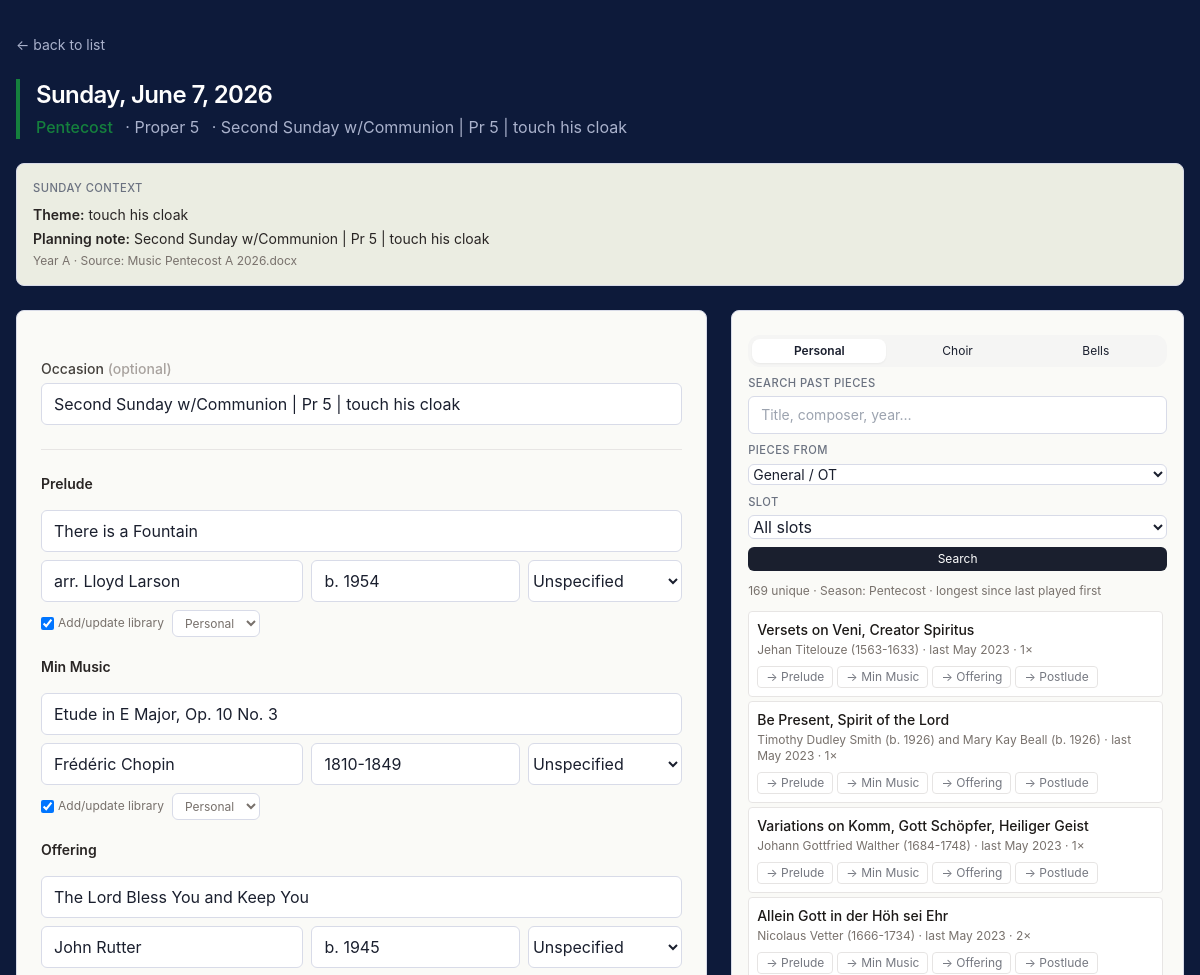
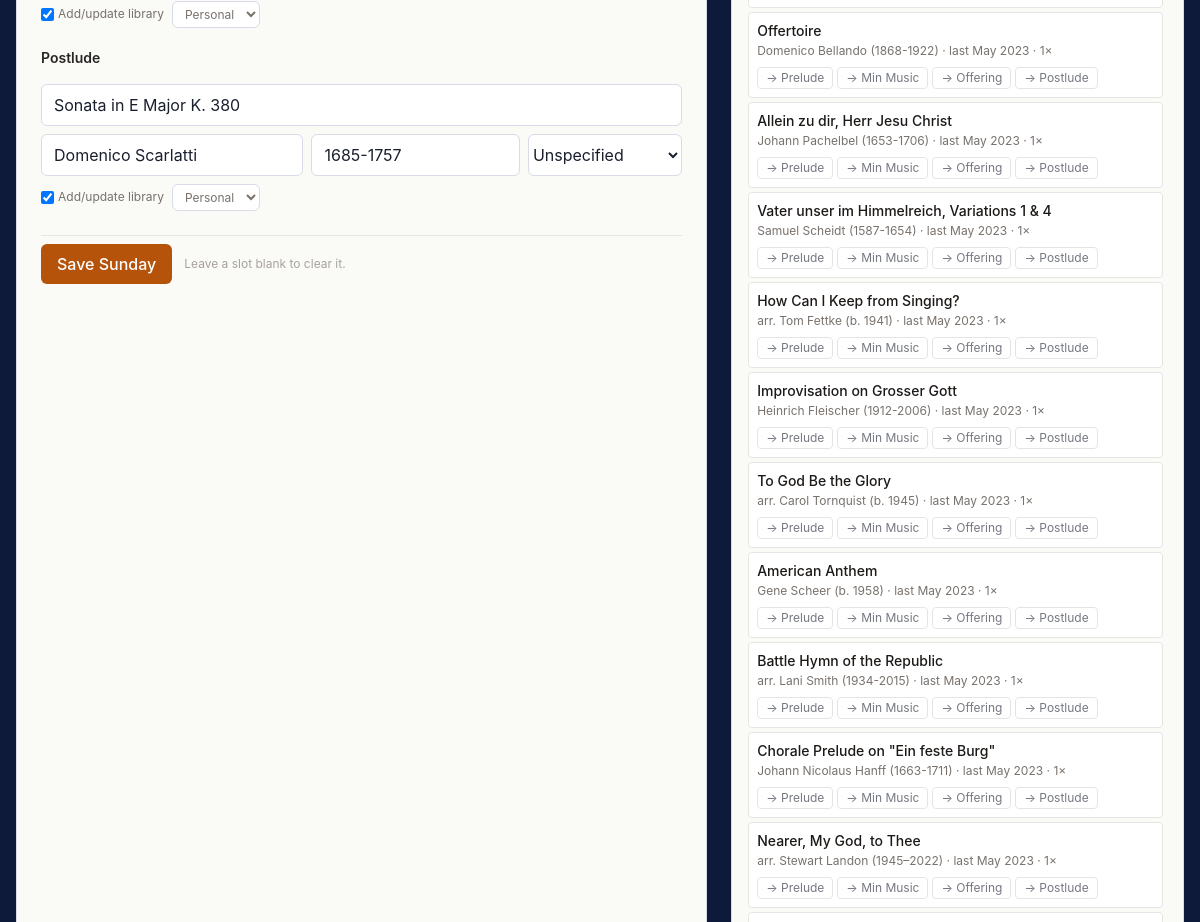
The app's page /plan/2026-06-07 with its own data (2 pictures, top to bottom).
### tables this page shows
CREATE TABLE pieces (
            id INTEGER PRIMARY KEY AUTOINCREMENT,
            season TEXT, lectionary_year TEXT, calendar_year INTEGER,
            date TEXT, occasion TEXT, slot TEXT, performer TEXT,
            chosen_by TEXT, title TEXT, composer TEXT, composer_dates TEXT,
            hymn_no TEXT, flag TEXT, source_file TEXT,
            status TEXT DEFAULT 'played'
        , library_only INTEGER DEFAULT 0, source_type TEXT, source_id INTEGER);

### music_picker/routes.py (the view, shortened to what this page needs)
@bp.route('/plan/<iso>', methods=['GET', 'POST'])
def plan(iso):
    try:
        y, m, d = [int(x) for x in iso.split('-')]
        the_date = date_class(y, m, d)
    except (ValueError, TypeError):
        abort(404)
    date_str, year = iso_to_db_parts(iso)
    form_season = season_for_date(the_date)
    rows = get_db().execute("SELECT * FROM pieces WHERE calendar_year=? AND date=?", (year, date_str)).fetchall()
    slot_data = {s: {'title': '', 'composer': '', 'composer_dates': '', 'performer': 'Unspecified', 'source_type': '', 'source_id': ''} for s in SLOTS}
    hymns = []
    occasion = ''
    for r in rows:
        if is_library(r):
            continue
        if r['slot'] == 'Hymn':
            hymns.append({'title': r['title'], 'hymn_no': r['hymn_no']})
        elif r['slot'] in SLOTS and r['chosen_by'] == 'Michael':
            slot_data[r['slot']] = {'title': r['title'], 'composer': r['composer'],
                                    'composer_dates': r['composer_dates'], 'performer': r['performer'] or 'Unspecified',
                                    'source_type': r['source_type'] if 'source_type' in r.keys() else '',
                                    'source_id': r['source_id'] if 'source_id' in r.keys() else ''}
        if r['occasion'] and not occasion:
            occasion = r['occasion']
    filter_season_raw = request.args.get('filter_season')
    if filter_season_raw is None:
        filter_season = form_season
    elif filter_season_raw == '__all__':
        filter_season = ''
    else:
        filter_season = filter_season_raw
    filter_slot = request.args.get('filter_slot', '')
    filter_occasion = request.args.get('filter_occasion', '')
    filter_voicing = request.args.get('filter_voicing', '')
    filter_difficulty = request.args.get('filter_difficulty', '')
    sidebar_library = request.args.get('library', 'personal')
    if sidebar_library not in ('personal', 'choir', 'bells'):
        sidebar_library = 'personal'
    search_q = request.args.get('q', '').strip()
    show_all = request.args.get('all_past') == '1'
    limit = None if show_all else 25
    past_pieces, past_total = get_past_pieces_for_season(
        filter_season if filter_season else None,
        search_q=search_q,
        limit=limit,
        slot=filter_slot,
    )
    choir_rows = []
    bell_rows = []
    choir_total = 0
    bell_total = 0
    past_truncated = (not show_all) and past_total > 25
    occasion_options = [r[0] for r in get_db().execute("""
        SELECT DISTINCT occasion_filter
        FROM choir_library
        WHERE active=1
          AND occasion_filter IS NOT NULL
          AND occasion_filter != ''
        ORDER BY occasion_filter COLLATE NOCASE
    """).fetchall()]
    choir_voicing_options = [r[0] for r in get_db().execute("""
        SELECT DISTINCT voicing
        FROM choir_library
        WHERE active=1
          AND voicing IS NOT NULL
          AND voicing != ''
        ORDER BY voicing COLLATE NOCASE
    """).fetchall()]
    choir_difficulty_options = [r[0] for r in get_db().execute("""
        SELECT DISTINCT difficulty
        FROM choir_library
        WHERE active=1
          AND difficulty IS NOT NULL
          AND difficulty != ''
          AND difficulty != 'Unknown'
        ORDER BY difficulty COLLATE NOCASE
    """).fetchall()]
    liturgical = liturgical_name(the_date)
    sunday_theme = get_theme_for_date(the_date, liturgical_name=liturgical, season=form_season)
    return render_template('plan.html', iso=iso, display_date=the_date.strftime('%A, %B %-d, %Y'),
        slot_data=slot_data, slot_names=SLOTS, hymns=hymns, occasion=occasion, form_season=form_season,
        seasons=SEASONS, performers=PERFORMERS, filter_season=filter_season,
        filter_slot=filter_slot, filter_occasion=filter_occasion, filter_voicing=filter_voicing, filter_difficulty=filter_difficulty, sidebar_library=sidebar_library, search_q=search_q,
        past_pieces=past_pieces, past_total=past_total, past_truncated=past_truncated,
        choir_rows=choir_rows, choir_total=choir_total, occasion_options=occasion_options, choir_voicing_options=choir_voicing_options, choir_difficulty_options=choir_difficulty_options,
        bell_rows=bell_rows, bell_total=bell_total,
        season_palette=season_palette, liturgical=liturgical, sunday_theme=sunday_theme)

### music_picker/templates/plan.html (shortened to what this page needs)
<!doctype html>
<html lang="en">
<head>
  <script src="https://cdn.tailwindcss.com"></script>
</head>
<body>
<div class="max-w-7xl mx-auto px-4 py-8">
  <a href="/" class="text-on-dark-muted hover:text-on-dark text-sm mb-6 inline-block">← back to list</a>
  {% set p = season_palette(form_season) %}
  <header class="mb-6 pl-4" style="border-left: 4px solid {{ p.accent }};">
    <h1 class="text-2xl font-semibold tracking-tight text-on-dark">{{ display_date }}</h1>
    <p class="mt-1">
      <span class="font-medium" style="color: {{ p.accent }};">{{ p.label }}</span>
      {% if liturgical %}<span class="ml-2 text-on-dark-muted">· {{ liturgical }}</span>{% endif %}
      {% if occasion %}<span class="ml-2 text-on-dark-muted">· {{ occasion }}</span>{% endif %}
    </p>
  </header>
  {% if sunday_theme %}
  <section class="card mb-6 p-4" style="background: var(--bg-card-subtle);">
    <h2 class="label-tiny mb-2">Sunday context</h2>
    <div class="text-sm text-stone-800 space-y-1">
      {% if sunday_theme.theme %}
      <p><span class="font-semibold">Theme:</span> {{ sunday_theme.theme }}</p>
      {% endif %}
      {% if sunday_theme.planning_note and sunday_theme.planning_note != sunday_theme.theme %}
      <p><span class="font-semibold">Planning note:</span> {{ sunday_theme.planning_note }}</p>
      {% endif %}
      <p class="text-xs text-stone-500">
        {% if sunday_theme.lectionary_year %}Year {{ sunday_theme.lectionary_year }}{% endif %}
        {% if sunday_theme.source %}{% if sunday_theme.lectionary_year %} · {% endif %}Source: {{ sunday_theme.source }}{% endif %}
      </p>
    </div>
  </section>
  {% endif %}
  <div class="grid grid-cols-1 lg:grid-cols-5 gap-6">
    <form method="post" class="card lg:col-span-3 space-y-6 p-6">
      <div>
        <label class="block text-sm font-medium text-stone-700 mb-1">Occasion <span class="text-stone-400">(optional)</span></label>
        <input type="text" name="occasion" value="{{ occasion or '' }}" class="w-full">
      </div>
      <div class="border-t border-stone-200 pt-6 space-y-5">
        {% for slot in slot_names %}
        <div>
          <label class="block text-sm font-semibold text-stone-800 mb-2">{{ slot }}</label>
          <div class="space-y-2">
            <input type="text" id="title_{{ slot }}" name="title_{{ slot }}" value="{{ slot_data[slot].title or '' }}" placeholder="Title" class="w-full">
            <div class="grid grid-cols-12 gap-2">
              <input type="text" id="composer_{{ slot }}" name="composer_{{ slot }}" value="{{ slot_data[slot].composer or '' }}" placeholder="Composer" class="col-span-5">
              <input type="text" id="composer_dates_{{ slot }}" name="composer_dates_{{ slot }}" value="{{ slot_data[slot].composer_dates or '' }}" placeholder="Dates, e.g. 1685-1750" class="col-span-4">
              <select id="performer_{{ slot }}" name="performer_{{ slot }}" class="col-span-3">
                {% for pf in performers %}<option value="{{ pf }}" {% if pf == slot_data[slot].performer %}selected{% endif %}>{{ pf }}</option>{% endfor %}
              </select>
            </div>
            <div class="flex flex-wrap items-center gap-2 text-xs text-stone-500">
              <label class="inline-flex items-center gap-1">
                <input type="checkbox" name="add_to_library_{{ slot }}" value="1" checked>
                <span>Add/update library</span>
              </label>
              <select name="library_target_{{ slot }}" id="library_target_{{ slot }}" class="text-xs py-1 px-2">
                <option value="personal" {% if slot_data[slot].source_type in ['', 'personal'] %}selected{% endif %}>Personal</option>
              </select>
            </div>
          </div>
        </div>
        {% endfor %}
      </div>
      <div class="pt-2 border-t border-stone-200 flex items-center gap-3">
        <button type="submit" class="btn-primary">Save Sunday</button>
        <p class="text-xs text-stone-400">Leave a slot blank to clear it.</p>
      </div>
    </form>
    <aside class="lg:col-span-2">
      <div class="lg:sticky lg:top-4 card p-4">
        <form id="sidebar-form" method="get" class="mb-3 space-y-2">
          <div id="sidebar-library-tabs" class="grid grid-cols-3 gap-1 rounded-xl bg-stone-100 p-1">
            <button type="button" data-library-tab="personal" class="library-tab rounded-lg px-2 py-1 text-xs {% if sidebar_library == 'personal' %}bg-white shadow-sm font-semibold{% endif %}">Personal</button>
            <button type="button" data-library-tab="choir" class="library-tab rounded-lg px-2 py-1 text-xs {% if sidebar_library == 'choir' %}bg-white shadow-sm font-semibold{% endif %}">Choir</button>
            <button type="button" data-library-tab="bells" class="library-tab rounded-lg px-2 py-1 text-xs {% if sidebar_library == 'bells' %}bg-white shadow-sm font-semibold{% endif %}">Bells</button>
          </div>
          <div>
            <label class="label-tiny block mb-1">Search past pieces</label>
            <input type="text" name="q" value="{{ search_q or '' }}" placeholder="Title, composer, year…" class="text-sm w-full">
          </div>
          <div>
            <label class="label-tiny block mb-1">Pieces from</label>
            <select name="filter_season" class="text-sm w-full">
              {% for s in seasons %}
                <option value="{{ s }}" {% if s == filter_season %}selected{% endif %}>
                  {% if s == 'Pentecost' %}General / OT{% else %}{{ s }}{% endif %}
                </option>
              {% endfor %}
            </select>
          </div>
          <div>
            <label class="label-tiny block mb-1">Slot</label>
            <select name="filter_slot" class="w-full">
              <option value="">All slots</option>
            </select>
          </div>
          <div class="flex gap-2">
            <button type="submit" class="btn-dark flex-1 text-xs py-1">Search</button>
          </div>
        </form>
        <p id="sidebar-count" class="text-xs text-stone-500 mb-3">
          {% if sidebar_library == 'choir' %}
            {{ choir_total }} choir pieces{% if choir_total > 100 %} · showing first 100{% endif %}{% if search_q %} · matching "{{ search_q }}"{% endif %}{% if filter_occasion %} · Occasion: {{ filter_occasion }}{% endif %}{% if filter_voicing %} · Voicing: {{ filter_voicing }}{% endif %}{% if filter_difficulty %} · Difficulty: {{ filter_difficulty }}{% endif %}
          {% elif sidebar_library == 'bells' %}
            {{ bell_total }} bell pieces{% if search_q %} · matching "{{ search_q }}"{% endif %}
          {% else %}
            {{ past_total }} unique
            {% if filter_season %} · Season: {{ filter_season }}{% else %} · All seasons{% endif %}
            · longest since last played first
          {% endif %}
        </p>
        <div id="past-list" class="space-y-1 max-h-[70vh] overflow-y-auto pr-1">
          {% if sidebar_library == 'choir' %}
            {% for p in choir_rows %}
            <div class="text-sm border border-stone-200 rounded p-2 group bg-white"
                 data-title="{{ p.title }}"
                 data-composer="{{ p.composer }}"
                 data-dates=""
                 data-ensemble="Chancel Choir"
                 data-source-type="choir"
                 data-source-id="{{ p.id }}">
              <div class="font-medium text-stone-900">{{ p.title }}</div>
              <div class="text-xs text-stone-500 mt-0.5">
                {{ p.composer or '—' }}
                {% if p.voicing %} · {{ p.voicing }}{% endif %}
                {% if p.season_filter %}
                  · {% if p.season_filter == 'Pentecost' %}General / OT{% else %}{{ p.season_filter }}{% endif %}
                {% endif %}
                {% if p.occasion_filter %} · {{ p.occasion_filter }}{% elif p.season and p.season != p.season_filter %} · {{ p.season }}{% endif %}
              </div>
              <div class="text-xs text-stone-400">
                {% if p.style %}{{ p.style }}{% endif %}
                {% if p.copies %} · Copies: {{ p.copies }}{% endif %}
              </div>
              <div class="flex flex-wrap gap-1 mt-2 opacity-60 group-hover:opacity-100 transition">
                {% for slot in slot_names %}
                  <button type="button" class="fill-btn text-xs px-2 py-0.5 rounded border border-stone-300 hover:border-amber-400 hover:text-amber-800" data-target="{{ slot }}">→ {{ slot }}</button>
                {% endfor %}
              </div>
            </div>
            {% endfor %}
            {% if not choir_rows %}<p class="text-sm text-stone-400 text-center py-6">No choir matches.</p>{% endif %}
          {% else %}
            {% for p in past_pieces %}
            <div class="text-sm border border-stone-200 rounded p-2 group" style="background: #fff;"
                 data-title="{{ p.title }}"
                 data-composer="{{ p.composer }}"
                 data-dates="{{ p.composer_dates }}"
                 data-ensemble="Michael"
                 data-source-type="personal"
                 data-source-id="{{ p.get('id', '') }}">
              <div class="font-medium text-stone-900">
                {{ p.title }}
              </div>
              <div class="text-xs text-stone-500 mt-0.5">
                {{ p.composer or '—' }}{% if p.composer_dates %} ({{ p.composer_dates }}){% endif %}
                · {% if p.library %}<span class="italic">never played</span>
                  {% elif p.scheduled_only %}<span class="italic" style="color: var(--accent-action);">scheduled for {{ p.next_scheduled_str }}</span>
                  {% else %}last {{ p.last_played_str or 'unknown' }} · {{ p.times }}×
                  {% endif %}
              </div>
              <div class="flex flex-wrap gap-1 mt-2 opacity-60 group-hover:opacity-100 transition">
                {% for slot in slot_names %}
                  <button type="button" class="fill-btn text-xs px-2 py-0.5 rounded border border-stone-300 hover:border-amber-400 hover:text-amber-800" data-target="{{ slot }}">→ {{ slot }}</button>
                {% endfor %}
              </div>
            </div>
            {% endfor %}
          {% endif %}
        </div>
        </div>
      </div>
  </div>
</body>
</html>

### records on screen
pieces: occasion "Second Sunday w/Communion | Pr 5 | touch his cloak", title_Prelude "There is a Fountain", composer_Prelude "arr. Lloyd Larson", composer_dates_Prelude "b. 1954", performer_Prelude "Unspecified", library_target_Prelude "Personal"
pieces: title "Etude in E Major, Op. 10 No. 3", composer "Frédéric Chopin", composer_dates "1810-1849", performer "Unspecified", source_type "Personal"
pieces: title_Offering "The Lord Bless You and Keep You", composer_Offering "John Rutter", composer_dates "b. 1945", performer_Offering "Unspecified", library_target_Offering "Personal"
pieces: title_Postlude "Sonata in E Major K. 380", composer_Postlude "Domenico Scarlatti", composer_dates "1685-1757", performer_Postlude "Unspecified", library_target_Postlude "Personal"
pieces: title "Versets on Veni, Creator Spiritus", composer "Jehan Titelouze", composer_dates "1563-1633", last_played_str "May 2023", times "1", slot_names "Prelude" "Min Music" "Offering" "Postlude"
pieces: title "Be Present, Spirit of the Lord", composer "Timothy Dudley Smith (b. 1926) and Mary Kay Beall", composer_dates "b. 1926", last_played_str "May 2023", times "1", slot_names "Prelude" "Min Music" "Offering" "Postlude"
pieces: title "Variations on Komm, Gott Schöpfer, Heiliger Geist", composer "Johann Gottfried Walther", composer_dates "1684-1748", last_played_str "May 2023", times "1", slot_names "Prelude" "Min Music" "Offering" "Postlude"
pieces: title "Allein Gott in der Höh sei Ehr", composer "Nicolaus Vetter", composer_dates "1666-1734", last_played_str "May 2023", times "2", slot_names "Prelude" "Min Music" "Offering" "Postlude"
pieces: title "Offertoire", composer "Domenico Bellando", composer_dates "1868-1922", last_played_str "May 2023", times "1", slot_names "Prelude" "Min Music" "Offering" "Postlude"
pieces: title "Allein zu dir, Herr Jesu Christ", composer "Johann Pachelbel", composer_dates "1653-1706", last_played_str "May 2023", times "1", slot_names "Prelude" "Min Music" "Offering" "Postlude"
pieces: title "Vater unser im Himmelreich, Variations 1 & 4", composer "Samuel Scheidt", composer_dates "1587-1654", last_played_str "May 2023", times "1", slot_names "Prelude" "Min Music" "Offering" "Postlude"
pieces: title "How Can I Keep from Singing?", composer "arr. Tom Fettke", composer_dates "b. 1941", last_played_str "May 2023", times "1", slot_names "Prelude" "Min Music" "Offering" "Postlude"
pieces: title "Improvisation on Grosser Gott", composer "Heinrich Fleischer", composer_dates "1912-2006", last_played_str "May 2023", times "1", slot_names "Prelude" "Min Music" "Offering" "Postlude"
pieces: title "To God Be the Glory", composer "arr. Carol Tornquist", composer_dates "b. 1945", last_played_str "May 2023", times "1", slot_names "Prelude" "Min Music" "Offering" "Postlude"
pieces: title "American Anthem", composer "Gene Scheer", composer_dates "b. 1958", last_played_str "May 2023", times "1", slot_names "Prelude" "Min Music" "Offering" "Postlude"
pieces: title "Battle Hymn of the Republic", composer "arr. Lani Smith", composer_dates "1934-2015", last_played_str "May 2023", times "1", slot_names "Prelude" "Min Music" "Offering" "Postlude"
pieces: title "Chorale Prelude on \"Ein feste Burg\"", composer "Johann Nicolaus Hanff", composer_dates "1663-1711", last_played_str "May 2023", times "1", slot_names "Prelude" "Min Music" "Offering" "Postlude"
pieces: title "Nearer, My God, to Thee", composer "arr. Stewart Landon", composer_dates "1945–2022", last_played_str "May 2023", times "1", slot_names "Prelude" "Min Music" "Offering" "Postlude"

### other values on screen
{{ display_date }} "Sunday, June 7, 2026"
{{ p.label }} "Pentecost"
{{ liturgical }} "Proper 5"
{{ sunday_theme.theme }} "touch his cloak"
{{ sunday_theme.planning_note }} "Second Sunday w/Communion | Pr 5 | touch his cloak"
{{ sunday_theme.lectionary_year }} "A"
{{ sunday_theme.source }} "Music Pentecost A 2026.docx"
{{ slot }} "Prelude" "Min Music" "Offering" "Postlude"
{{ past_total }} "169"
{{ filter_season }} "Pentecost"
